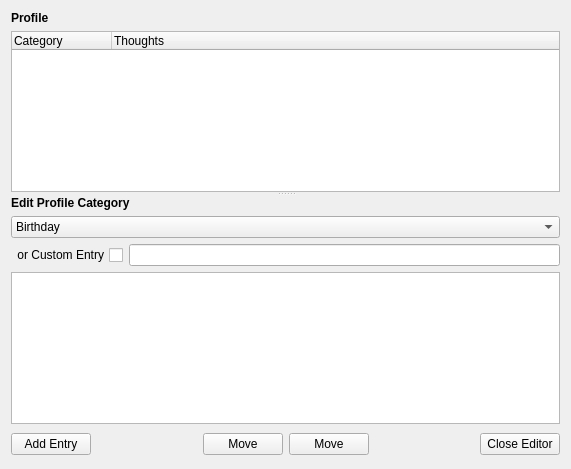
<?xml version="1.0" encoding="UTF-8"?>
<ui version="4.0">
 <class>ProfileEdit</class>
 <widget class="QWidget" name="ProfileEdit">
  <property name="geometry">
   <rect>
    <x>0</x>
    <y>0</y>
    <width>571</width>
    <height>469</height>
   </rect>
  </property>
  <property name="windowTitle">
   <string>Profile Edit</string>
  </property>
  <property name="layoutDirection">
   <enum>Qt::LeftToRight</enum>
  </property>
  <layout class="QGridLayout">
   <item row="0" column="0">
    <widget class="QSplitter" name="splitter">
     <property name="orientation">
      <enum>Qt::Vertical</enum>
     </property>
     <widget class="QWidget" name="layoutWidget">
      <layout class="QVBoxLayout">
       <item>
        <widget class="QLabel" name="label_6">
         <property name="font">
          <font>
           <weight>75</weight>
           <bold>true</bold>
          </font>
         </property>
         <property name="text">
          <string>Profile</string>
         </property>
        </widget>
       </item>
       <item>
        <widget class="QTreeWidget" name="profileTreeWidget">
         <property name="contextMenuPolicy">
          <enum>Qt::CustomContextMenu</enum>
         </property>
         <property name="rootIsDecorated">
          <bool>false</bool>
         </property>
         <column>
          <property name="text">
           <string>Category</string>
          </property>
         </column>
         <column>
          <property name="text">
           <string>Thoughts</string>
          </property>
         </column>
        </widget>
       </item>
      </layout>
     </widget>
     <widget class="QWidget" name="layoutWidget">
      <layout class="QGridLayout">
       <item row="0" column="0" colspan="2">
        <widget class="QLabel" name="label_7">
         <property name="font">
          <font>
           <weight>75</weight>
           <bold>true</bold>
          </font>
         </property>
         <property name="text">
          <string>Edit Profile Category</string>
         </property>
        </widget>
       </item>
       <item row="1" column="0" colspan="2">
        <widget class="RSComboBox" name="profileComboBox">
         <item>
          <property name="text">
           <string>Birthday</string>
          </property>
         </item>
         <item>
          <property name="text">
           <string>School</string>
          </property>
         </item>
         <item>
          <property name="text">
           <string>University</string>
          </property>
         </item>
         <item>
          <property name="text">
           <string>Phone Number</string>
          </property>
         </item>
         <item>
          <property name="text">
           <string>Favourite Books</string>
          </property>
         </item>
         <item>
          <property name="text">
           <string>Favourite Music</string>
          </property>
         </item>
         <item>
          <property name="text">
           <string>Favourite Films</string>
          </property>
         </item>
        </widget>
       </item>
       <item row="2" column="0">
        <widget class="QCheckBox" name="customCheckBox">
         <property name="layoutDirection">
          <enum>Qt::RightToLeft</enum>
         </property>
         <property name="text">
          <string>or Custom Entry</string>
         </property>
        </widget>
       </item>
       <item row="2" column="1">
        <widget class="QLineEdit" name="customLineEdit"/>
       </item>
       <item row="3" column="0" colspan="2">
        <widget class="QTextEdit" name="entryTextEdit"/>
       </item>
      </layout>
     </widget>
    </widget>
   </item>
   <item row="1" column="0">
    <layout class="QHBoxLayout">
     <item>
      <widget class="QPushButton" name="addButton">
       <property name="text">
        <string>Add Entry</string>
       </property>
       <property name="icon">
        <iconset>
         <normaloff>:/images/add_24x24.png</normaloff>:/images/add_24x24.png</iconset>
       </property>
      </widget>
     </item>
     <item>
      <spacer>
       <property name="orientation">
        <enum>Qt::Horizontal</enum>
       </property>
       <property name="sizeHint" stdset="0">
        <size>
         <width>71</width>
         <height>28</height>
        </size>
       </property>
      </spacer>
     </item>
     <item>
      <widget class="QPushButton" name="moveDownButton">
       <property name="layoutDirection">
        <enum>Qt::RightToLeft</enum>
       </property>
       <property name="text">
        <string>Move</string>
       </property>
       <property name="icon">
        <iconset resource="../../images.qrc">
         <normaloff>:/images/down.png</normaloff>:/images/down.png</iconset>
       </property>
      </widget>
     </item>
     <item>
      <widget class="QPushButton" name="moveUpButton">
       <property name="text">
        <string>Move</string>
       </property>
       <property name="icon">
        <iconset resource="../../images.qrc">
         <normaloff>:/images/up.png</normaloff>:/images/up.png</iconset>
       </property>
      </widget>
     </item>
     <item>
      <spacer>
       <property name="orientation">
        <enum>Qt::Horizontal</enum>
       </property>
       <property name="sizeHint" stdset="0">
        <size>
         <width>71</width>
         <height>28</height>
        </size>
       </property>
      </spacer>
     </item>
     <item>
      <widget class="QPushButton" name="closeButton">
       <property name="layoutDirection">
        <enum>Qt::RightToLeft</enum>
       </property>
       <property name="text">
        <string>Close Editor</string>
       </property>
       <property name="icon">
        <iconset>
         <normaloff>:/images/close_normal.png</normaloff>:/images/close_normal.png</iconset>
       </property>
      </widget>
     </item>
    </layout>
   </item>
  </layout>
 </widget>
 <customwidgets>
  <customwidget>
   <class>RSComboBox</class>
   <extends>QComboBox</extends>
   <header>gui/common/RSComboBox.h</header>
  </customwidget>
 </customwidgets>
 <resources>
  <include location="../../images.qrc"/>
 </resources>
 <connections/>
</ui>
